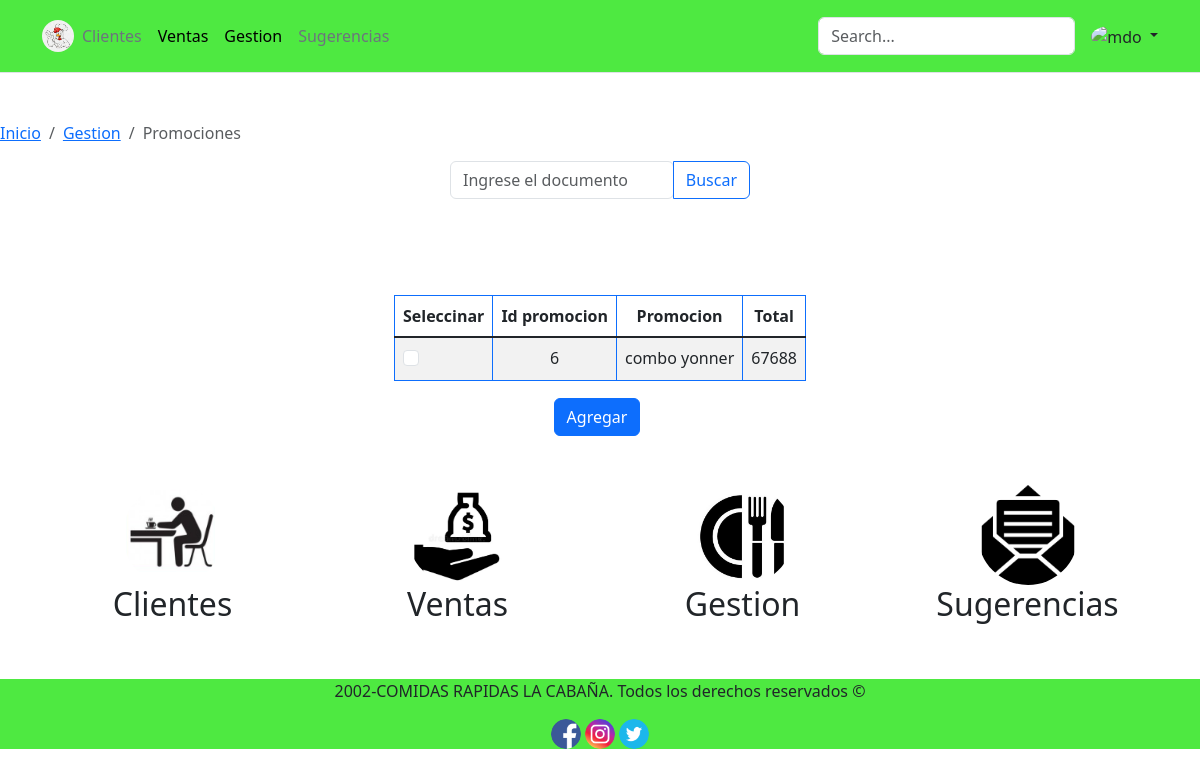
The page /Proyecto/view/administrador/gestion/promociones.php (signed in) on the database its author committed.
### tables this page shows
CREATE TABLE `promocion` (
  `id_promo` int(11) NOT NULL,
  `nom_promo` varchar(50) NOT NULL,
  `totalpromo` int(11) NOT NULL,
  `categorias_idcategoria` int(11) NOT NULL
);

### Proyecto/view/administrador/gestion/promociones/tabla_promo.php (the view, shortened to what this page needs)
<div class="container">
<div class="d-flex justify-content-center">
<div class="row">
<div class="col-md-12 table-responsive" >
   <table class="table table-bordered border-primary table-striped " style="text-align:center" >
    <thead>
        <tr>
            <th scope="col">Seleccinar</th>
            <th scope="col">Id promocion</th>
            <th scope="col">Promocion</th>
            <th scope="col">Total</th>
        </tr>
    </thead>
    <tbody>
    <?php
    include_once ('../crud/conexion.php');
    if(isset($_GET['btnbuscar']))
    {
        $buscar=$_get['txtbuscar'];
        $querycategorias=mysqli_query($conexion,"SELECT id_promo,nom_promo,totalpromo,categorias_idcategoria FROM promocion WHERE id_promo LIKE '".$buscar."%'");
    }
    else
    {
        $querycategorias=mysqli_query($conexion,"SELECT * FROM promocion ORDER BY id_promo ASC");
    }
        while($mostrar=mysqli_fetch_array($querycategorias))
    {
        echo "<tr>";
        echo "<td><div class='form-check' >
        <input  class='form-check-input' type='checkbox' value='' data-doc-promo='" . $mostrar['id_promo'] . "' style='text-align:center' onchange='toggleButtons(this)'/>
        </div></td>";
        echo "<td>"; echo $mostrar['id_promo']; echo "</td>";
        echo "<td>"; echo $mostrar['nom_promo']; echo "</td>";
        echo "<td>"; echo $mostrar['totalpromo']; echo "</td>";
        echo "</tr>";
    }
        ?>
    </tbody>
    </table>
    </div>
    </div>
    </div>
    </div>
    <div class="container">
        <div class="d-flex justify-content-around">
            <div class="row">
            <table class="table-responsive">
                <tr>
                    <td><a  class="btn btn-primary" id="addButton" href="../gestion/promociones/pre_promocion.php">Agregar</a></td>
                    <td><a href="../promociones/agregar_promo.php?id_promo=<?php echo $mostrar['idPromo'];?>"   class="btn btn-primary" id="viewButton">Visualizar</a></td>
                    <td><a href="../promociones/editar.php?id_promo=<?php echo $mostrar['idPromo'];?>"   class="btn btn-primary" id="editButton">Editar</a></td>
                    <td></td>
                </tr>
            </table>
            </div>
        </div>
    </div>

### rows shown on the page
promocion: id_promo "6", nom_promo "combo yonner", totalpromo "67688"
